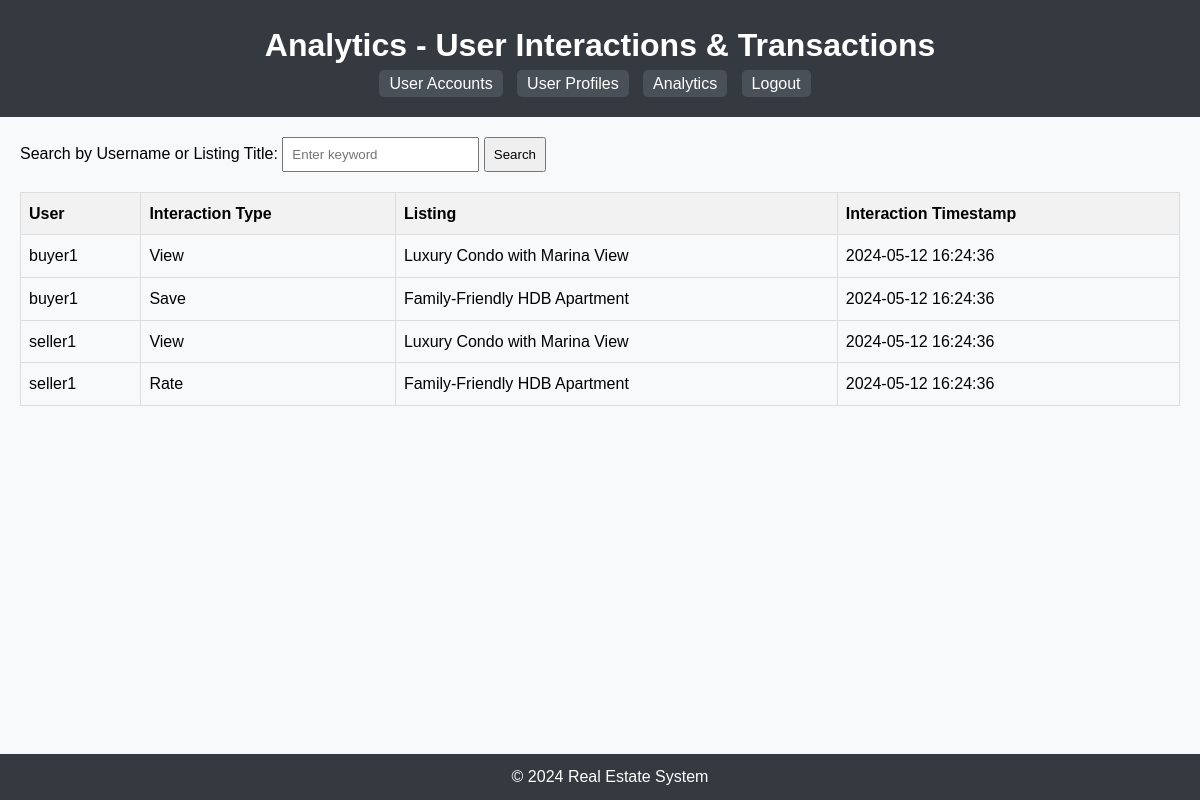
/admin/Analytics.php, run on the app's committed database.
### tables this page shows
CREATE TABLE PropertyInteractions (
    interaction_id INT AUTO_INCREMENT PRIMARY KEY,
    user_id INT,
    listing_id INT,
    interaction_type VARCHAR(50),
    interaction_timestamp TIMESTAMP DEFAULT CURRENT_TIMESTAMP,
    FOREIGN KEY (user_id) REFERENCES Users(user_id) ON DELETE CASCADE,
    FOREIGN KEY (listing_id) REFERENCES PropertyListings(listing_id) ON DELETE CASCADE
);

CREATE TABLE Users (
    user_id INT AUTO_INCREMENT PRIMARY KEY,
    username VARCHAR(255) NOT NULL UNIQUE,
    password VARCHAR(255) NOT NULL,
    role ENUM('System Administrator', 'Real Estate Agent', 'Buyer', 'Seller') NOT NULL,
    email VARCHAR(255),
    phone VARCHAR(20),
    is_active BOOLEAN DEFAULT TRUE,
    last_login TIMESTAMP,
    created_at TIMESTAMP DEFAULT CURRENT_TIMESTAMP
);

CREATE TABLE PropertyListings (
    listing_id INT AUTO_INCREMENT PRIMARY KEY,
    agent_id INT,
    title VARCHAR(255),
    description TEXT,
    property_type VARCHAR(100),
    price DECIMAL(12, 2),
    location VARCHAR(255),
    status ENUM('Active', 'Sold', 'Expired') DEFAULT 'Active',
    created_at TIMESTAMP DEFAULT CURRENT_TIMESTAMP,
    updated_at TIMESTAMP DEFAULT CURRENT_TIMESTAMP,
    FOREIGN KEY (agent_id) REFERENCES Users(user_id) ON DELETE SET NULL
);

### admin/Analytics.php (the view, shortened to what this page needs)
<!DOCTYPE html>
<html lang="en">
<head>
    <link rel="stylesheet" type="text/css" href="admin.css">
</head>
<body>
    <header>
        <h1>Analytics - User Interactions & Transactions</h1>
        <nav>
            <ul>
                <li><a href="admin.php?action=users">User Accounts</a></li>
                <li><a href="admin.php?action=profiles">User Profiles</a></li>
                <li><a href="analytics.php">Analytics</a></li>
                <li><a href="logout.php">Logout</a></li>
            </ul>
        </nav>
    </header>
    <main>
        <div class="search-container">
            <form method="GET">
                <label for="search">Search by Username or Listing Title: </label>
                <input type="text" id="search" name="search" placeholder="Enter keyword">
                <button type="submit">Search</button>
            </form>
        </div>
        <table>
            <thead>
                <tr>
                    <th>User</th>
                    <th>Interaction Type</th>
                    <th>Listing</th>
                    <th>Interaction Timestamp</th>
                </tr>
            </thead>
            <tbody>
                <?php
                $servername = "localhost";
                $username = "root";
                $password = "";
                $dbname = "RES";
                $conn = new mysqli($servername, $username, $password, $dbname);
                $sql = "SELECT u.username, pi.interaction_type, pl.title, pi.interaction_timestamp
                        FROM PropertyInteractions pi
                        INNER JOIN Users u ON pi.user_id = u.user_id
                        INNER JOIN PropertyListings pl ON pi.listing_id = pl.listing_id";
                $sql .= " ORDER BY pi.interaction_timestamp DESC";
                $result = $conn->query($sql);
                if ($result->num_rows > 0) {
                    while ($row = $result->fetch_assoc()) {
                        echo "<tr>";
                        echo "<td>{$row['username']}</td>";
                        echo "<td>{$row['interaction_type']}</td>";
                        echo "<td>{$row['title']}</td>";
                        echo "<td>{$row['interaction_timestamp']}</td>";
                        echo "</tr>";
                    }
                } else {
                    echo "<tr><td colspan='4'>No interactions found</td></tr>";
                }
                ?>
            </tbody>
        </table>
    </main>
    <footer>
        &copy; <?php echo date("Y"); ?> Real Estate System
    </footer>
</body>
</html>

### admin/Admin.css (style rules this page uses)
body, h1, h2, h3, p, ul, li, table { margin: 0; padding: 0; }
body { font-family: Arial, sans-serif; line-height: 1.6; background-color: #f8f9fa; }
header { background-color: #343a40; color: #fff; padding: 20px; text-align: center; }
nav ul { list-style-type: none; }
nav ul li { display: inline; margin-right: 10px; }
nav ul li a { color: #fff; text-decoration: none; padding: 5px 10px; border-radius: 5px; background-color: #495057; }
main { padding: 20px; }
footer { text-align: center; padding: 10px; background-color: #343a40; color: #fff; position: fixed; bottom: 0; left: 0; width: 100%; }

### admin/Analytics.php (style rules this page uses)
table { width: 100%; border-collapse: collapse; margin-top: 20px; }
th, td { border: 1px solid #ddd; padding: 8px; text-align: left; }
th { background-color: #f2f2f2; }
.search-container { margin-bottom: 20px; }
.search-container input[type=text] { padding: 8px; }
.search-container button { padding: 8px; }

### data on the page
propertyinteractions: user.username "buyer1", interaction_type "View", listing.title "Luxury Condo with Marina View", interaction_timestamp "2024-05-12 16:24:36"
propertyinteractions: user.username "buyer1", interaction_type "Save", listing.title "Family-Friendly HDB Apartment", interaction_timestamp "2024-05-12 16:24:36"
propertyinteractions: user.username "seller1", interaction_type "View", listing.title "Luxury Condo with Marina View", interaction_timestamp "2024-05-12 16:24:36"
propertyinteractions: user.username "seller1", interaction_type "Rate", listing.title "Family-Friendly HDB Apartment", interaction_timestamp "2024-05-12 16:24:36"
